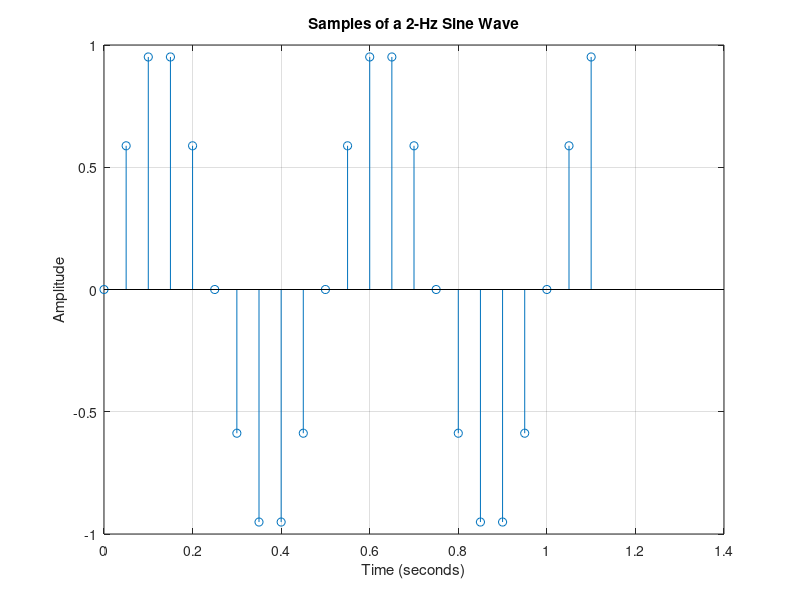
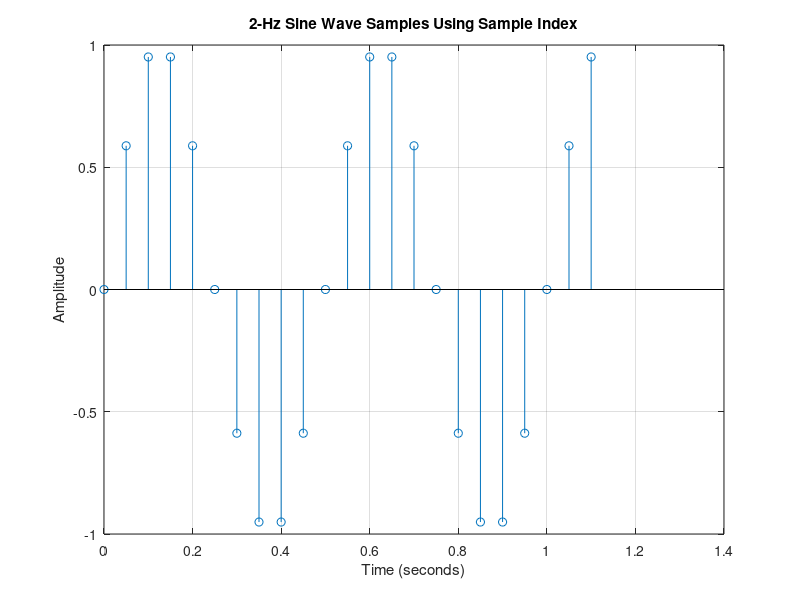
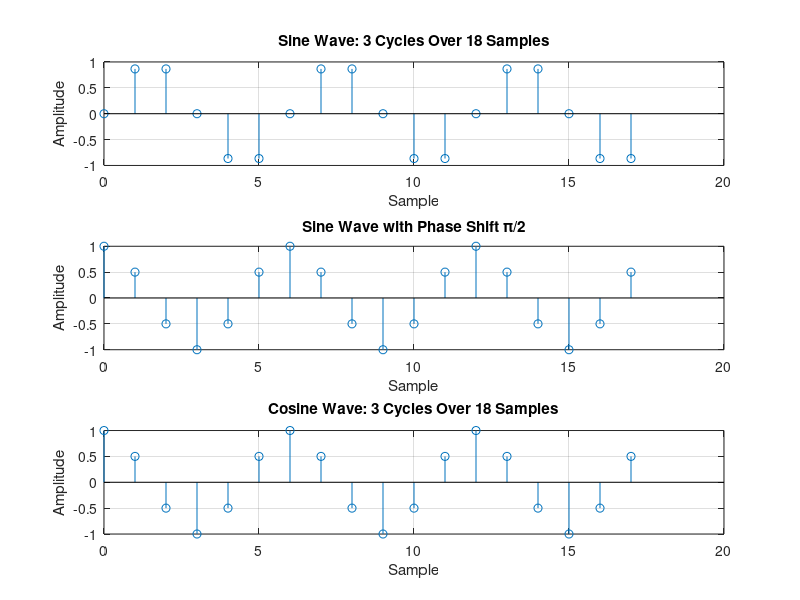
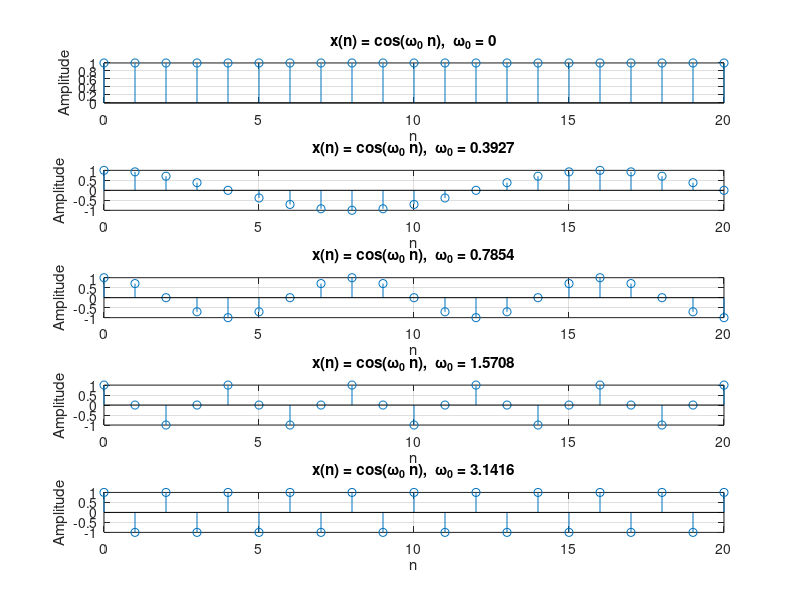

The MATLAB script that drew these images, in order:
% ---------------------------------------------------------
% Sampling a 2-Hz sine wave every 0.05 second
% Time interval: 0 to 1.1 second
% ---------------------------------------------------------

clc;
clear;
close all;

% Sampling parameters
T = 0.05;              % Sampling period
t = 0:T:1.1;           % Time vector

% Generate sampled sine wave
x = sin(2*pi*2*t);     % 2-Hz sine wave

% Plot sampled signal
figure;
stem(t, x);

% Labels and title
xlabel('Time (seconds)');
ylabel('Amplitude');
title('Samples of a 2-Hz Sine Wave');

grid on;




% ---------------------------------------------------------
% Same sine wave using sample index n
% ---------------------------------------------------------

clc;
clear;
close all;

% Sampling parameters
T = 0.05;          % Sampling period
n = 0:22;          % Sample index

% Generate sine wave
x = sin(2*pi*2*n*T);

% Plot
figure;
stem(n*T, x);

xlabel('Time (seconds)');
ylabel('Amplitude');
title('2-Hz Sine Wave Samples Using Sample Index');

grid on;



% ---------------------------------------------------------
% Two cycles of sine wave over 16 samples
% ---------------------------------------------------------

clc;
clear;
close all;

N = 16;           % Total samples
k = 2;            % Number of cycles

n = 0:N-1;        % Sample index

% Generate sine sequence
x = sin(2*pi*n*k/N);

% Plot
figure;
stem(n, x);

xlabel('Sample Index n');
ylabel('Amplitude');
title('Two Cycles of Sine Wave Over 16 Samples');

grid on;



% ---------------------------------------------------------
% Sine wave with and without phase angle
% ---------------------------------------------------------

clc;
clear;
close all;

n = 0:17;     % Sample index

% (a) Sine wave with zero phase
y1 = sin(2*pi*n/18*3);

subplot(3,1,1);
stem(n, y1);
title('Sine Wave: 3 Cycles Over 18 Samples');
xlabel('Sample');
ylabel('Amplitude');
grid on;

% (b) Sine wave with phase shift pi/2
y2 = sin(2*pi*n/18*3 + pi/2);

subplot(3,1,2);
stem(n, y2);
title('Sine Wave with Phase Shift \pi/2');
xlabel('Sample');
ylabel('Amplitude');
grid on;

% (c) Cosine wave
y3 = cos(2*pi*n/18*3);

subplot(3,1,3);
stem(n, y3);
title('Cosine Wave: 3 Cycles Over 18 Samples');
xlabel('Sample');
ylabel('Amplitude');
grid on;




% ---------------------------------------------------------
% Problem 1
% Plot x(n) = cos(w0*n) for different values of w0
% ---------------------------------------------------------

clc;
clear;
close all;

% Sample index
n = 0:20;

% Different frequency values
w = [0 pi/8 pi/4 pi/2 pi];

% Create figure
figure;

% Loop for plotting
for k = 1:length(w)

    % Generate cosine signal
    x = cos(w(k)*n);

    % Create subplot
    subplot(5,1,k);

    % Plot discrete signal
    stem(n, x);

    % Title
    title(['x(n) = cos(\omega_0 n),  \omega_0 = ', num2str(w(k))]);

    xlabel('n');
    ylabel('Amplitude');

    grid on;

end



% ---------------------------------------------------------
% Problem 2 (i)
% Exponential signal for real C and real a
% ---------------------------------------------------------

clc;
clear;
close all;

% Sample index
n = 0:15;

% Constant C
C = 1;

% Different values of a
a = [1.5 0.5 1 -1.5 -0.5 -1];

% Create figure
figure;

for k = 1:length(a)

    % Generate signal
    x = C*(a(k).^n);

    % Subplot
    subplot(3,2,k);

    % Plot
    stem(n, x);

    % Title
    title(['a = ', num2str(a(k))]);

    xlabel('n');
    ylabel('Amplitude');

    grid on;

end



% ---------------------------------------------------------
% Problem 2 (ii)
% Complex C and complex a with unity magnitude
% ---------------------------------------------------------

clc;
clear;
close all;

% Sample index
n = 0:40;

% Parameters
A = 1;
phi = pi/4;
w0 = pi/8;

% Complex C
C = A*exp(1j*phi);

% Complex a with unity magnitude
a = exp(1j*w0);

% Generate signal
x = C*(a.^n);

% Plot real part
subplot(2,1,1);
stem(n, real(x));

title('Real Part of x(n)');
xlabel('n');
ylabel('Amplitude');

grid on;

% Plot imaginary part
subplot(2,1,2);
stem(n, imag(x));

title('Imaginary Part of x(n)');
xlabel('n');
ylabel('Amplitude');

grid on;



% ---------------------------------------------------------
% Problem 2 (iii) : sigma0 > 0
% Growing complex exponential
% ---------------------------------------------------------

clc;
clear;
close all;

% Sample index
n = 0:25;

% Parameters
A = 1;
theta = pi/6;

sigma0 = 0.08;
w0 = pi/8;

% Complex C
C = A*exp(1j*theta);

% Complex a
a = exp(sigma0 + 1j*w0);

% Signal
x = C*(a.^n);

% Plot magnitude
figure;
stem(n, abs(x));

title('Magnitude of x(n) for \sigma_0 > 0');
xlabel('n');
ylabel('|x(n)|');

grid on;



% ---------------------------------------------------------
% Problem 2 (iii) : sigma0 < 0
% Decaying complex exponential
% ---------------------------------------------------------

clc;
clear;
close all;

% Sample index
n = 0:25;

% Parameters
A = 1;
theta = pi/6;

sigma0 = -0.08;
w0 = pi/8;

% Complex C
C = A*exp(1j*theta);

% Complex a
a = exp(sigma0 + 1j*w0);

% Signal
x = C*(a.^n);

% Plot magnitude
figure;
stem(n, abs(x));

title('Magnitude of x(n) for \sigma_0 < 0');
xlabel('n');
ylabel('|x(n)|');

grid on;
